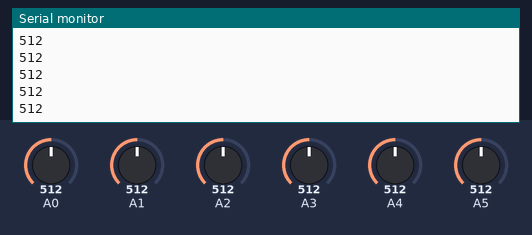
This sketch was run on a simulated Arduino Uno, built with avr-gcc and run on an emulated ATmega328P. On the bench: the last lines printed to the serial monitor. The test bench sets the inputs (shaded band); at power-on: A5 = 512, A0 = 512, A1 = 512, A2 = 512, A3 = 512, A4 = 512.

Above: at 6.2 s.
6.3 s: A5 set to 992
At 6.34 s:
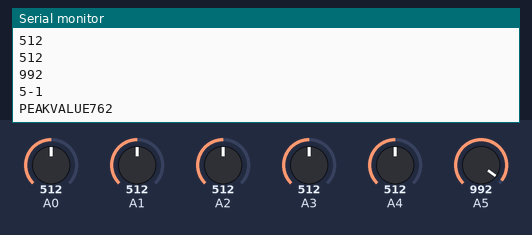
7.8 s: A5 set to 716
At 7.83 s:
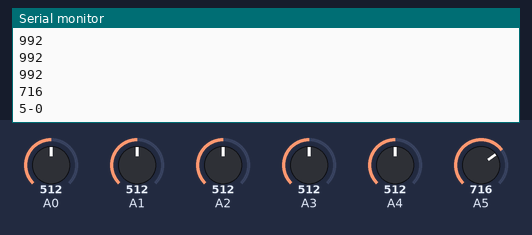
Timing chart, 0 to 10.8 s (numbered marks = the images above; inputs shaded):
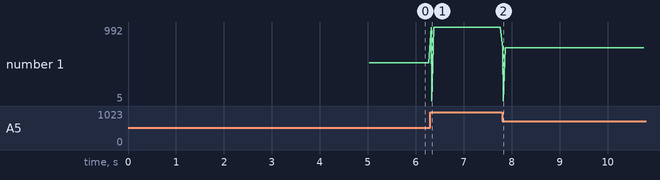

Measured:
- after the input at 6.3 s, the serial monitor: prints a new line at once (image 1)
- after the input at 7.8 s, the serial monitor: prints a new line at once (image 2)
- plotted number 1: 512 → 992 after the input at 6.3 s, 992 → 716 after the input at 7.8 s

The sketch:

bodysensor.ino
```cpp
// PennApps Fall 2012. Team TrollGusta
// TrollSpice Project

// Initialize Variables Here
const int deltaVolt = 250;
int sensorValue = 0;
long int totalValue[6] = {0, 0, 0, 0, 0, 0};
int baseValue[6] = {-1, -1, -1, -1, -1, -1}; // if base value is -1, then we know it hasn't been set yet
int peakValue[6] = {-1, -1, -1, -1, -1, -1};
int prevVal[6] = {0, 0, 0, 0, 0, 0}; // Keep track of what we sent so we don't send too much repetitive data.
int isOn[6] = {0, 0, 0, 0, 0, 1};

void calibratePins() {
  // initial variables
  int counter = 0;

  while (counter < 50) {
    for(int i = 0; i < 6; i++){
      sensorValue = analogRead(i);
      totalValue[i] = totalValue[i] + sensorValue;
    }

    //Serial.print(sensorValue);
    //Serial.print(" ");
    //Serial.println(totalValue);
    counter = counter + 1;
    delay(100);
  }

  for(int i = 0; i < 6; i++) {
    baseValue[i] = totalValue[i] / counter;
    peakValue[i] = baseValue[i] + deltaVolt;
  }
}


void setup() {
  // declare the ledPin as an OUTPUT:
    Serial.begin(9600);

    // Set up pins as input
    for(int i = 0; i < 6; i++) {
      pinMode(i, INPUT);
    }

    calibratePins();

    // Print out calibrated Values
    for(int i = 0; i < 6; i++) {
      Serial.println(baseValue[i]);
    }
    Serial.println("DONE CALIBRATING");
}


void loop() {
  Serial.println(analogRead(5));
  // Logic: Go through each pin. If the pin's value crosses a threshold, then send a boolean (only once)
  // through the USB. Don't spam with multiple 1's. Only show changes.

  for(int i = 0; i < 6; i ++) {
    // Data Format: pin (p) + [port #] + [boolean]
    if (analogRead(i) > peakValue[i] || analogRead(i) == 1023) {
      if (prevVal[i] != 1 && isOn[i]) {
        Serial.println(String(String(i) + "-1"));
        Serial.println(String("PEAKVALUE" + String(peakValue[i])));
        //Serial.println(String(analogRead(i)));
        prevVal[i] = 1;
      }
    } else {
      if (prevVal[i] != 0 && isOn[i]) {
        Serial.println(String(String(i) + "-0"));
        prevVal[i] = 0;
      }
    }
  }
  delay(50);
}
```
